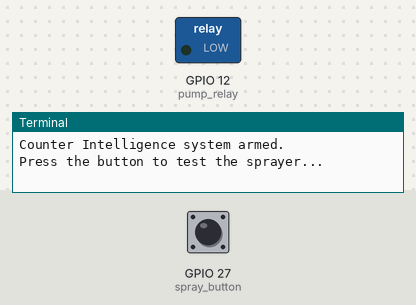
Bench run of a program on a simulated Raspberry Pi (BCM pin numbers). On the bench: switched loads named in the program (green lamp = pin HIGH), the last lines printed to the terminal. The inputs (shaded band) are chosen by the test bench; at power-on: GPIO 27 (spray_button) HIGH.

Above: at 1.2 s.
1.3 s: GPIO 27 (spray_button) pulled LOW for 0.15 s
At 1.37 s:
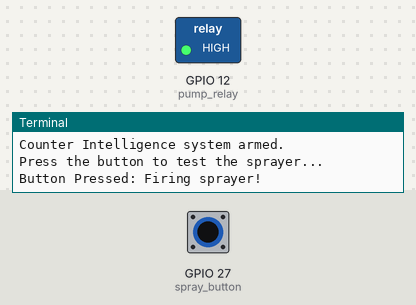
2.9 s: GPIO 27 (spray_button) pulled LOW for 3.2 s
At 7.1 s:
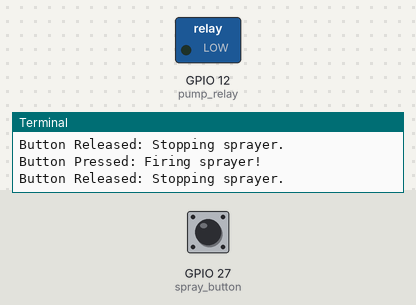
Timing chart, 0 to 8.6 s (numbered marks = the images above; inputs shaded):
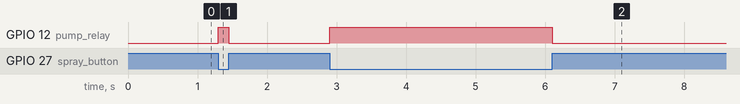

Measured:
- after the input at 1.3 s, GPIO 12 (pump_relay): LOW → HIGH at once, → LOW 0.15 s later
- after the input at 2.9 s, GPIO 12 (pump_relay): LOW → HIGH at once, → LOW 3.2 s later

The program:

sprayer_button.py
```python
import time
from gpiozero import Button, OutputDevice
from signal import pause

# --- Configuration ---

# 1. The pump is connected to the relay, which is controlled by GPIO 12.
#    We use 'OutputDevice' because the relay isn't just an LED.
#    'active_high=True' means HIGH (3.3V) turns it ON, LOW (0V) turns it OFF.
pump_relay = OutputDevice(12, active_high=True, initial_value=False)

# 2. The button is connected to GPIO 27.
#    'pull_down=True' enables the Pi's internal pull-down resistor.
#    This means the pin reads LOW until the button is pressed,
#    which connects it to 3.3V and makes it read HIGH.
spray_button = Button(27)

# --- Logic ---

print("Counter Intelligence system armed.")
print("Press the button to test the sprayer...")


def spray_on():
    """Called when the button is pressed."""
    print("Button Pressed: Firing sprayer!")
    pump_relay.on()


def spray_off():
    """Called when the button is released."""
    print("Button Released: Stopping sprayer.")
    pump_relay.off()


# Link the button events to the functions
spray_button.when_pressed = spray_on
spray_button.when_released = spray_off


# The 'pause()' function keeps the script running in the background
# to listen for button presses.
try:
    pause()

except KeyboardInterrupt:
    print("Shutting down...")
    pump_relay.off()
```
